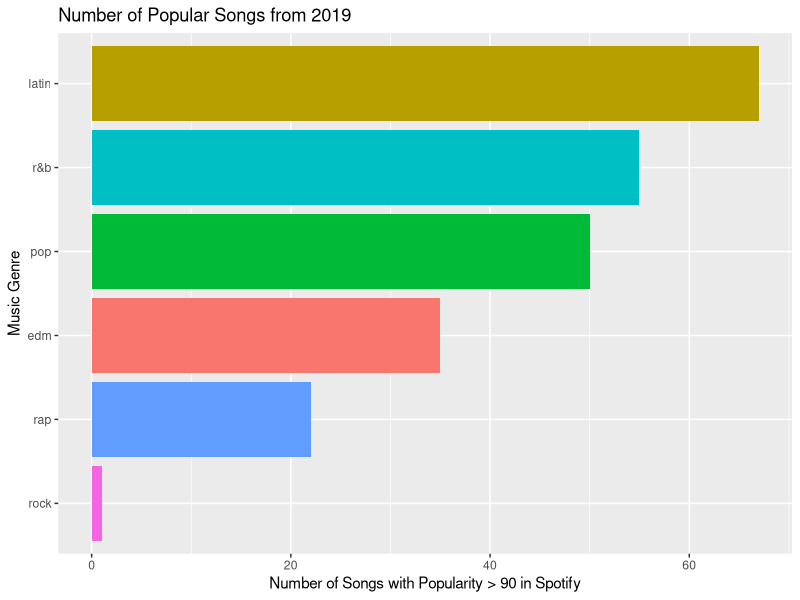

Recreate this plot in R.
## ---- chunk 1
knitr::opts_chunk$set(echo = TRUE)
library(tidyverse)
library(readr)
library(lubridate)
## ---- chunk 2
sleep <- read_csv("sleep.csv")
spotify_songs <- read_csv("spotify_songs.csv")
## ---- chunk 3

## ---- chunk 4





## ---- chunk 5
spotify_songs%>%
  filter(year == 2019 & track_popularity>90)%>%
  select(year, track_popularity, track_name, track_artist, playlist_genre, key)%>%
  group_by(playlist_genre)%>%
  summarise(count = n())%>%
  ggplot(aes(x = fct_reorder(playlist_genre, count), fill = playlist_genre, y = count))+
  geom_col()+
  coord_flip()+
  guides(fill = "none")+
  labs(y = "Number of Songs with Popularity > 90 in Spotify",
       x = "Music Genre",
       title = "Number of Popular Songs from 2019")
## ---- chunk 6
#part 1




## ---- chunk 7
#part 1





#part 2




## ---- chunk 8





